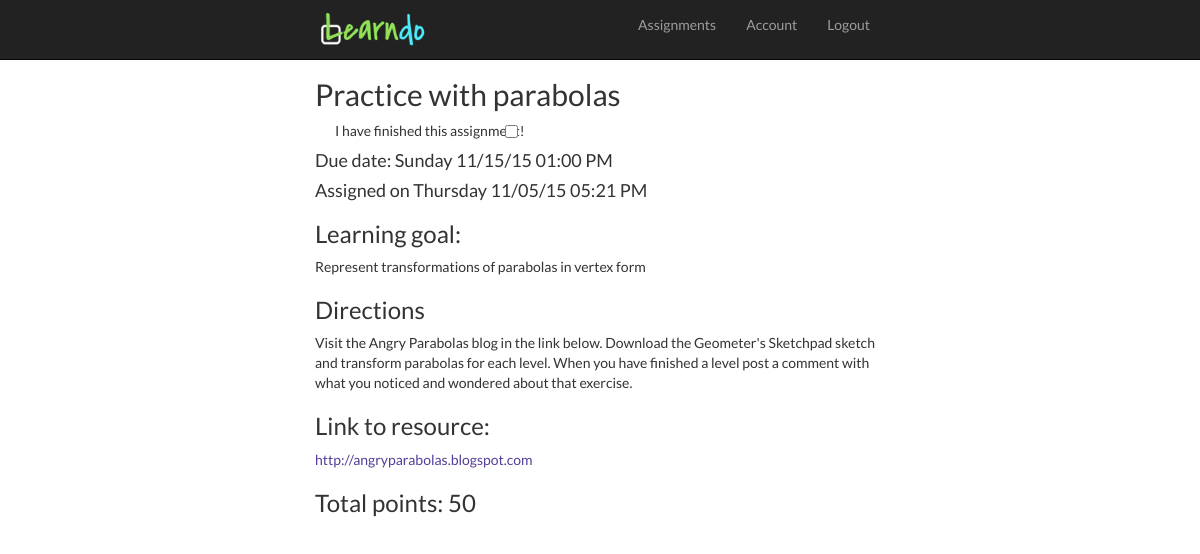
The app's page /student/3/assignments/5 (signed in) with its own data.
### model.py (models this page shows, shortened)
class Task(db.Model):
    __tablename__ = "tasks"
    task_id = db.Column(db.Integer, autoincrement=True, primary_key=True)
    created_by = db.Column(db.Integer, db.ForeignKey('users.user_id'))
    title = db.Column(db.String(128), nullable=False)
    goal = db.Column(db.String(712), nullable=False)
    directions = db.Column(db.String(712), nullable=False)
    link = db.Column(db.String(256), nullable=False)
    points = db.Column(db.Integer)
    due_date = db.Column(db.DateTime)
    assignments = db.relationship('Assignment', backref='task')

### server.py (the view)
@app.route('/student/<int:student_id>/assignments/<int:assign_id>')
def view_student_assignment(student_id, assign_id):
    assignment = Assignment.query.get(assign_id)
    task = assignment.task
    date_obj = task.due_date
    due_date = date_obj.strftime("%A %m/%d/%y %I:%M %p")
    assigned_on = assignment.assigned.strftime("%A %m/%d/%y %I:%M %p") # Stores date assigned
    user_id = session['user_id']
    if user_id == student_id:
        assignment.viewed = datetime.now()
        db.session.commit()
        return render_template("sassignment_view.html", task=task,
                                                        due_date=due_date,
                                                        assignment=assignment,
                                                        assigned_on=assigned_on)
    else:
        flash("You do not have access to that page.")
        return redirect("/")

### templates/sassignment_view.html (shortened to what this page needs)
{% extends 'base.html' %}
{% block content %}
<h2>{{ task.title }}</h2>
<div class="assignment">
	<div class="checkbox">
		<form action="/completed" method="POST" class="form">
			<label for="checkbox">I have finished this assignment!</label> <input type="checkbox" name="completed" class="complete">
		</form>
	</div>
	<h4>Due date: {{ due_date }}</h4>
	<h4>Assigned on {{ assigned_on }}</h4>
	<h3>Learning goal:</h3>
	<p>{{ task.goal }}</p>
	<h3>Directions</h3>
	<p>{{ task.directions }}</p>
	<h3>Link to resource:</h3>
	<a href="{{ task.link }}" target="_blank">{{ task.link }}</a>
	<h3>Total points: {{ task.points }}</h3>
</div>
{% endblock %}

### templates/base.html (style rules this page uses)
body { font-family: "Lato", "Verdana", sans-serif; margin-top: 58px; }
a { color: #563d99; }

### records on screen
Task: title "Practice with parabolas", goal "Represent transformations of parabolas in vertex form", directions "Visit the Angry Parabolas blog in the link below. Download the Geometer's Sketchpad sketch and transform parabolas for each level. When you have finished a level post a comment with what you noticed and wondered about that exercise.", link "http://angryparabolas.blogspot.com", points "50"

### other values on screen
{{ due_date }} "Sunday 11/15/15 01:00 PM"
{{ assigned_on }} "Thursday 11/05/15 05:21 PM"
